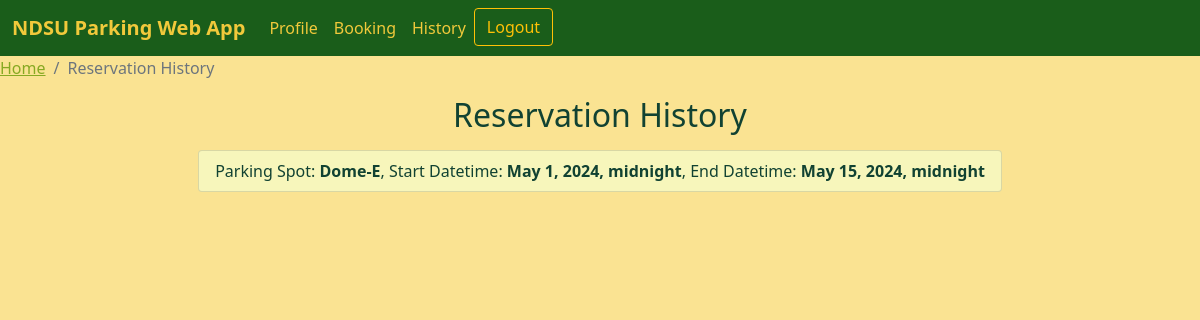
Page /booking_app/history_reservation/ (signed in) on the committed database.
### booking_app/models.py (models this page shows, shortened)
class ParkingReservation(models.Model):
    user = models.ForeignKey(User, on_delete=models.CASCADE)
    parking_lot = models.ForeignKey(Parking_Lot, on_delete=models.CASCADE, null=True)  # Add ForeignKey to Parking_Lot
    parking_spot = models.CharField(max_length=100)
    start_datetime = models.DateTimeField()
    end_datetime = models.DateTimeField()

class Parking_Lot(models.Model):
    lot_name= models.CharField(max_length=15)
    lot_add1=models.CharField(max_length=15)
    lot_totspace=models.IntegerField(default=100)
    lot_avaspace=models.IntegerField(default=100)
    lot_spcnum=models.IntegerField
    lot_spcstat=models.BooleanField(default=True)
    def __str__(self):
        return self.lot_name

### booking_app/views.py (the view)
# urls.py: path('history_reservation/', views.history, name='history_reservation'),
@login_required
def history(request):
    reservations = ParkingReservation.objects.filter(user=request.user)
    context = {'reservations': reservations}
    return render(request, 'booking_app/history_reservation.html', context)

### templates/booking_app/history_reservation.html (shortened to what this page needs)
<!DOCTYPE html>
<html lang="en">
  <head>
    <link
      href="https://cdn.jsdelivr.net/npm/bootstrap@5.1.3/dist/css/bootstrap.min.css"
      rel="stylesheet"
    />
    <nav
      class="navbar navbar-expand-lg"
      style="background-color: #1a5d1a; color: #1a5d1a"
    >
      <div class="container-fluid">
        <a class="navbar-brand" style="color: #f1c93b" href="{% url 'home' %}"
          ><b>NDSU Parking Web App</b></a
        >
        <div class="collapse navbar-collapse" id="navbarNavAltMarkup">
          <div class="navbar-nav">
            <a
              class="nav-link active"
              style="color: #f1c93b"
              href="{% url 'profile' %}"
              >Profile</a
            >
            <a
              class="nav-link active"
              style="color: #f1c93b"
              href="{% url 'reserve_parking' %}"
              >Booking</a
            >
            <a
              class="nav-link active"
              style="color: #f1c93b"
              href="{% url 'history_reservation' %}"
              >History</a
            >
            {% if user.is_authenticated %}
            <a href="{% url 'logout' %}"
              ><button class="btn btn-outline-warning">Logout</button></a
            >
            {% else %}
            <a href="{% url 'login' %}"
              ><button class="btn btn-outline-warning">Login</button></a
            >
            {% endif %}
          </div>
        </div>
      </div>
    </nav>
  </head>
  <body style="background-color: #fae392">
        <nav aria-label="breadcrumb">
      <ol class="breadcrumb">
        <li class="breadcrumb-item"><a href="{% url "home" %}" style="color : #87A922;">Home</a></li>
        <li class="breadcrumb-item active" aria-current="page">Reservation History</li>
      </ol>
    </nav>
    <h2 style="color: #114232" class="text-center mb-3 mt-3">
      Reservation History
    </h2>
    <div class="mx-auto text-center mb-3 mt-3">
      <ul class="list-group">
        {% for reservation in reservations %}
        <li class="list-group-item mx-auto" style="color: #114232; background-color: #F7F6BB">
          Parking Spot: <b>{{reservation.parking_lot }}</b>, Start Datetime:
          <b>{{reservation.start_datetime }}</b>, End Datetime:
          <b>{{reservation.end_datetime}}</b>
        </li>
        {% endfor %}
      </ul>
    </div>
  </body>
</html>

### rows in the picture
ParkingReservation: parking_lot "Dome-E", start_datetime "May 1, 2024, midnight", end_datetime "May 15, 2024, midnight"
